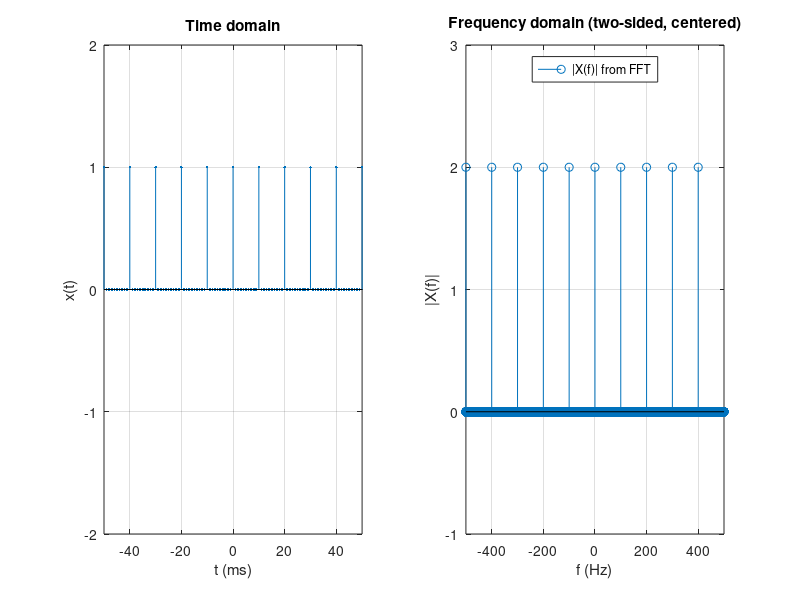

Source code (MATLAB):
%% Centered impulse-train ↔ impulse-train (t=0 in the middle)
clear; close all; clc;

fs = 1e3;           % sampling rate [Hz]

T0 = 0.01;          % period [s]
f0 = 1/T0;

N  = 20000;         % multiple of (T0*fs)
dt = 1/fs;
L  = round(T0*fs);  % samples per period (here 10)

% --- centered time axis: n = -N/2 ... N/2-1 ---
n = -N/2 : (N/2) - 1;
t = n * dt;

% impulse train with unit area per impulse (height = 1/dt = fs)
%x = double(mod(n, L) == 0) * fs;     % 1 at multiples of L, else 0
x = double(mod(n, L) == 0);     % 1 at multiples of L, else 0

% --- FFT with proper shifts for centered time signal ---
X = fftshift( fft( ifftshift(x) ) ) * dt;
f = (-N / 2:(N / 2) - 1) * (fs / N);

% theoretical line spectrum (for overlay)
% k = (-N / 2:(N / 2)-1);
% periodBins = N / L;
% mask = (mod(k, periodBins) == 0);
% X_theory = zeros(size(f)); X_theory(mask) = f0;

% --- plots ---
figure('Name','Centered impulse train and its FT');

subplot(1,2,1);
stem(t*1e3, x, '.'); grid on
xlim( [-5*T0, 5*T0] * 1e3 )
ylim([-2,2]);
xlabel('t (ms)'); ylabel('x(t)');
title('Time domain');

subplot(1,2,2);
stem(f, abs(X)); hold on
%stem(f(mask), X_theory(mask), 'r', 'filled'); grid on
xlim([-5*f0 5*f0]); ylim([0 1.2*f0]);
ylim([-1,3]);
grid on;
xlabel('f (Hz)'); ylabel('|X(f)|');
legend('|X(f)| from FFT','f_0 \cdot \sum \delta(f-nf_0)','Location','north');
title('Frequency domain (two-sided, centered)');
